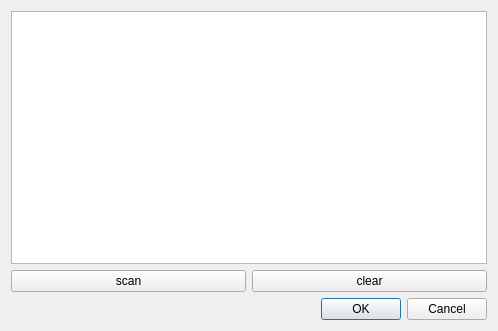
<?xml version="1.0" encoding="UTF-8"?>
<ui version="4.0">
 <class>DeviceSelectDialog</class>
 <widget class="QDialog" name="DeviceSelectDialog">
  <property name="enabled">
   <bool>true</bool>
  </property>
  <property name="geometry">
   <rect>
    <x>0</x>
    <y>0</y>
    <width>498</width>
    <height>331</height>
   </rect>
  </property>
  <property name="sizePolicy">
   <sizepolicy hsizetype="Expanding" vsizetype="Expanding">
    <horstretch>0</horstretch>
    <verstretch>0</verstretch>
   </sizepolicy>
  </property>
  <property name="windowTitle">
   <string>Dialog</string>
  </property>
  <property name="title" stdset="0">
   <string/>
  </property>
  <layout class="QVBoxLayout" name="verticalLayout">
   <item>
    <widget class="QListWidget" name="deviceList">
     <property name="cursor" stdset="0">
      <cursorShape>UpArrowCursor</cursorShape>
     </property>
     <property name="horizontalScrollBarPolicy">
      <enum>Qt::ScrollBarAlwaysOff</enum>
     </property>
    </widget>
   </item>
   <item>
    <layout class="QHBoxLayout" name="horizontalLayout">
     <item>
      <widget class="QPushButton" name="scan">
       <property name="text">
        <string>scan</string>
       </property>
      </widget>
     </item>
     <item>
      <widget class="QPushButton" name="clear">
       <property name="text">
        <string>clear</string>
       </property>
      </widget>
     </item>
    </layout>
   </item>
   <item>
    <widget class="QDialogButtonBox" name="buttonBox">
     <property name="orientation">
      <enum>Qt::Horizontal</enum>
     </property>
     <property name="standardButtons">
      <set>QDialogButtonBox::Cancel|QDialogButtonBox::Ok</set>
     </property>
    </widget>
   </item>
  </layout>
 </widget>
 <resources/>
 <connections>
  <connection>
   <sender>buttonBox</sender>
   <signal>accepted()</signal>
   <receiver>DeviceSelectDialog</receiver>
   <slot>accept()</slot>
   <hints>
    <hint type="sourcelabel">
     <x>254</x>
     <y>324</y>
    </hint>
    <hint type="destinationlabel">
     <x>157</x>
     <y>274</y>
    </hint>
   </hints>
  </connection>
  <connection>
   <sender>buttonBox</sender>
   <signal>rejected()</signal>
   <receiver>DeviceSelectDialog</receiver>
   <slot>reject()</slot>
   <hints>
    <hint type="sourcelabel">
     <x>322</x>
     <y>324</y>
    </hint>
    <hint type="destinationlabel">
     <x>286</x>
     <y>274</y>
    </hint>
   </hints>
  </connection>
 </connections>
</ui>
